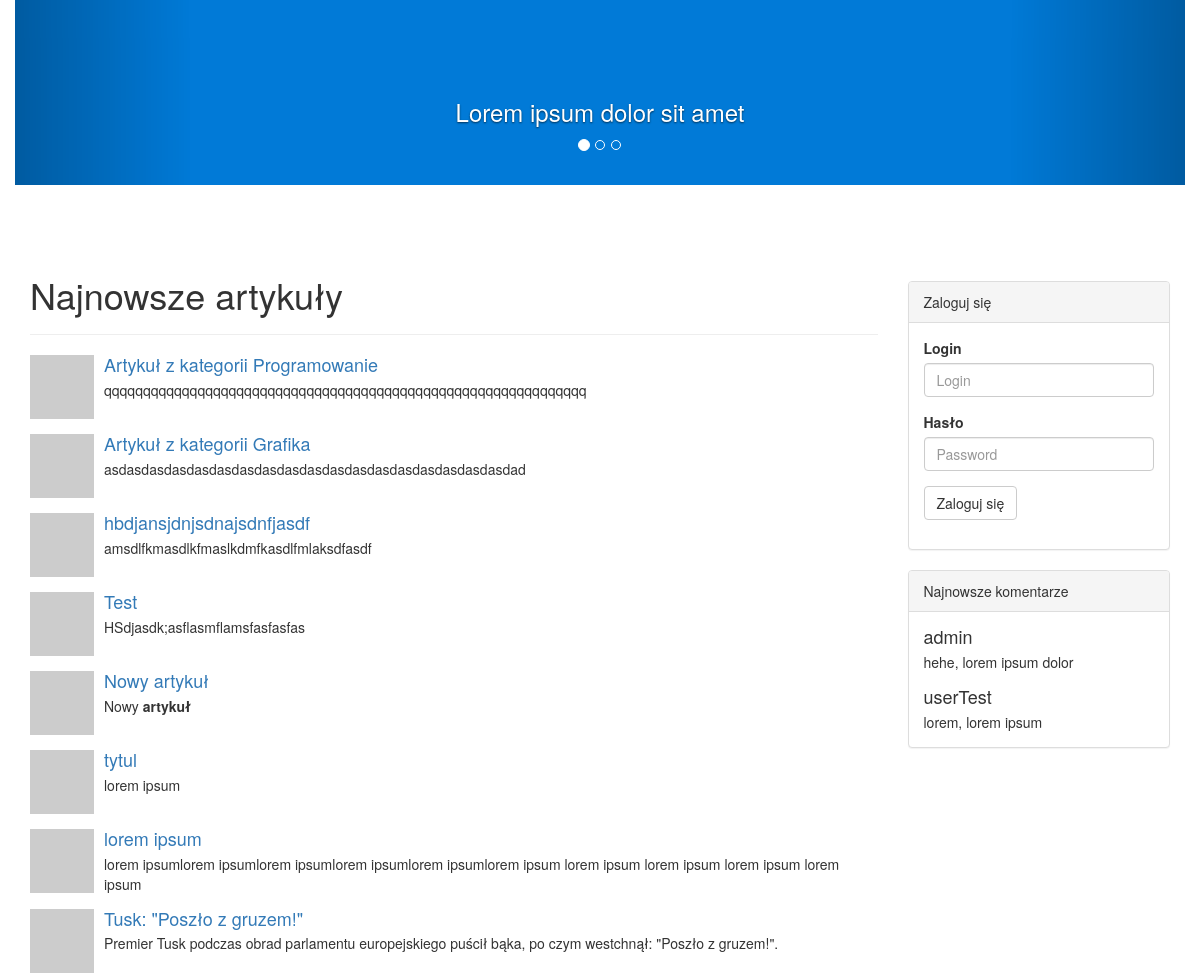
The app's page / (lower part), older data.
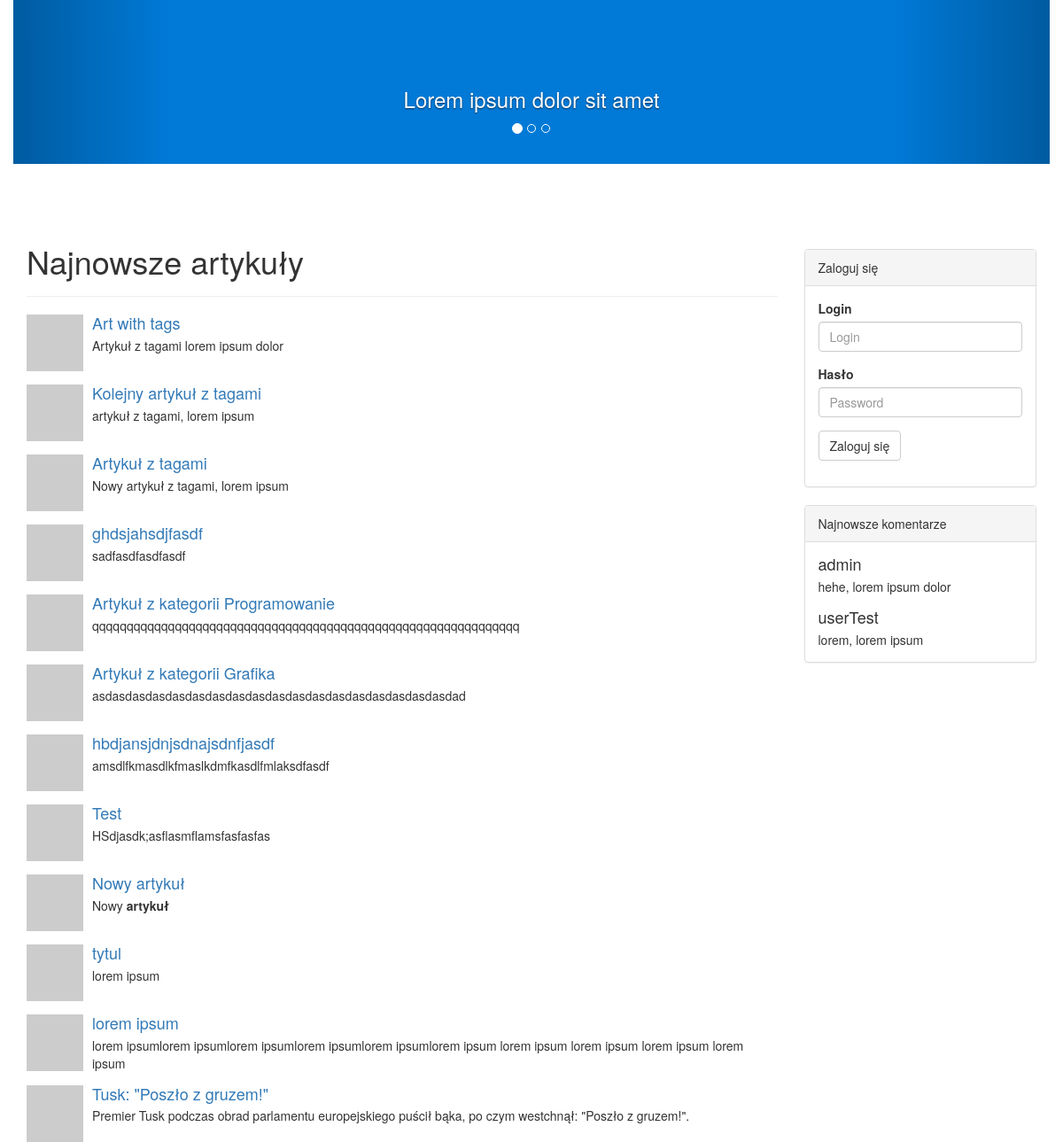
The same page, newer data.
### articles/models.py (models this page shows, shortened)
class Article(models.Model):
    title = models.CharField(max_length=700, verbose_name="Tytuł")
    body = RichTextField(verbose_name="Treść")
    author = models.ForeignKey(User, null=True, blank=True, verbose_name="Autor")
    category = models.ForeignKey(Category, verbose_name="Kategoria")
    public = models.BooleanField(default=False, verbose_name="Publiczny?")
    tags = TaggableManager(verbose_name="Tagi", help_text="Lista oddzielonych przecinkami tagów.",)
    pub_date = models.DateTimeField(default=datetime.datetime.now, verbose_name="Data publikacji")
    def was_published_recently(self):
        return self.pub_date >= timezone.now() - datetime.timedelta(days=1)
    was_published_recently.admin_order_field = 'pub_date'
    was_published_recently.boolean = True
    was_published_recently.short_description = 'Ostatnio opublikowany?'
    class Meta:
        verbose_name = "Artykuł"
        verbose_name_plural = "Artykuły"

### spoleczni/views.py (the view)
# urls.py: url(r'^$', 'spoleczni.views.index', name='index'),
def index(request):
    recent_articles = m.Article.objects.filter(public=True).order_by('-pub_date').values()
    return render_to_response('home/index.html',
                              {'recent_articles': recent_articles},
                              context_instance=RequestContext(request))

### templates/home/index.html (shortened to what the changed rows need)
{% include "base/header.html" %}
<div id="main_content" class="container">
    <div class="row">
        <div class="col-md-9">
            {% block content %}
                <div class="page-header">
                    <h1>Najnowsze artykuły
                    </h1>
                </div>
                {% if recent_articles %}
                {% for article in recent_articles %}
                    <div class="media">
                        <a class="pull-left" href="#">
                            <img class="media-object" src="http://placehold.it/64x64"
                                 alt="Media Object">
                        </a>
                        <div class="media-body">
                            <h4 class="media-heading">
                                <a href="{% url 'articles:detail' article.id %}">
                                    {{ article.title }}
                                </a>
                            </h4>
                            {% autoescape off %}
                                {{ article.body }}
                            {%  endautoescape %}
                        </div>
                    </div>
                {% endfor %}
                {% else %}
                    <h4>Nie ma jeszcze żadnych artykułów :(</h4>
                {% endif %}
            {% endblock %}
        </div>
    </div>
</div>
{% include "base/footer.html" %}

Row changes from the older to the newer data that the page shows:
added Article: title "Art with tags", body "Artykuł z tagami lorem ipsum dolor"
added Article: title "Kolejny artykuł z tagami", body "artykuł z tagami, lorem ipsum"
added Article: title "Artykuł z tagami", body "Nowy artykuł z tagami, lorem ipsum"
added Article: title "ghdsjahsdjfasdf", body "sadfasdfasdfasdf"
